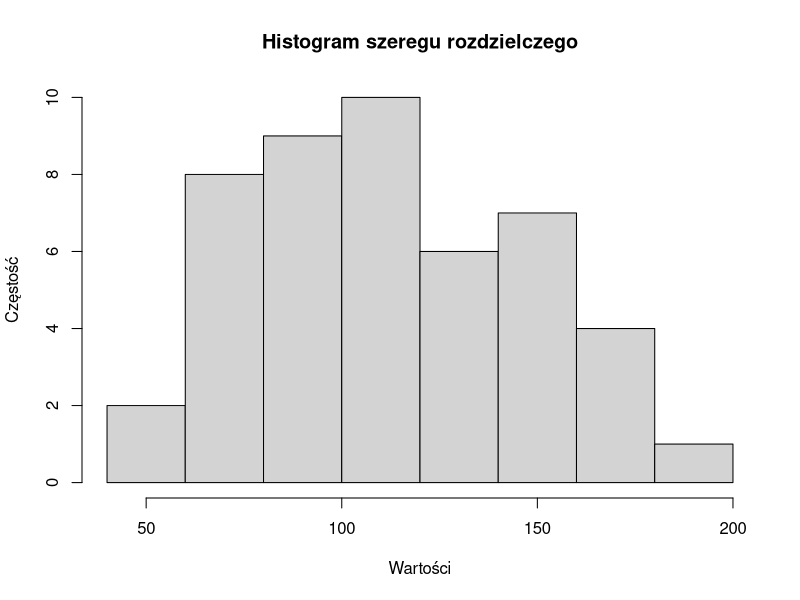
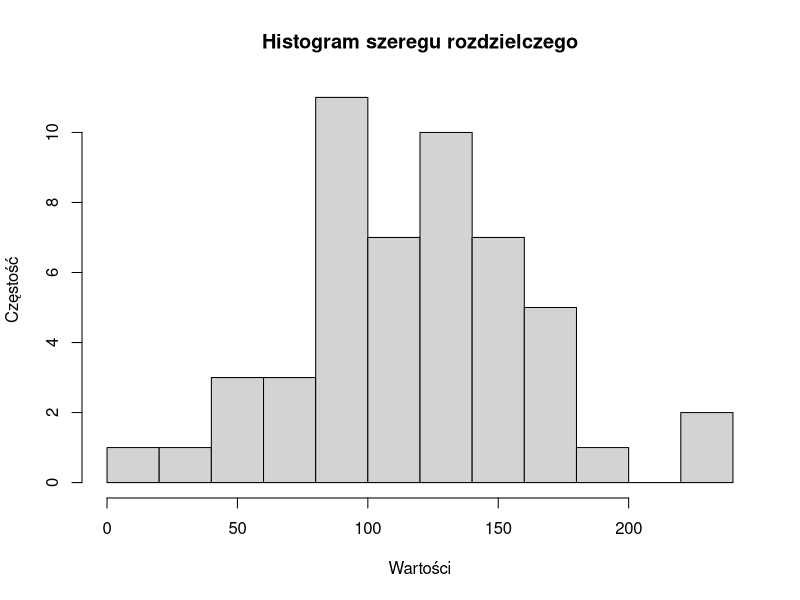

Recreate these plots in R, in order.
wydatki_1 <- c(99, 150, 105, 137, 86, 94, 138, 89, 59, 167, 116, 115, 182, 78, 144, 121, 67, 121, 109, 145, 79, 173, 126, 149, 98, 96, 82, 75, 118, 106, 72, 45, 155, 97, 157, 63, 113, 170, 105, 71, 144, 68, 175, 116, 115, 137, 87)
wydatki_2 <- c(123, 108, 100, 127, 188, 71, 136, 76, 41, 176, 147, 57, 117, 179, 53, 86, 100, 117, 123, 138, 161, 116, 117, 89, 231, 137, 93, 151, 153, 78, 86, 82, 155, 89, 93, 31, 106, 141, 15, 225, 149, 114, 167, 88, 130, 167, 155, 82, 126, 129, 131)

wydatkiC <- c(wydatki_1, wydatki_2)

all_modes <- function(x)
{
tab <- table(x)
max_freq <- max(tab)
names(tab)[tab == max_freq]
}

zadanie_1a <- function(wektor) 
{
srednia <- mean(wektor)  
mediana <- median(wektor)
moda <- all_modes(wektor)
kwartyle <- quantile(wektor, probs = c(0.25, 0.75))

wariancja_obciazona <- sum((wektor - srednia)^2) / length(wektor)
odchylenie_standardowe_obciazone <- sqrt(wariancja_obciazona)
wariancja_nieobciazona <- var(wektor)
odchylenie_standardowe_nieobciazone <- sqrt(wariancja_nieobciazona)
odchylenie_przecietne_d1 <- sum(abs(wektor - srednia)) / length(wektor)
odchylenie_przecietne_od_mediany <- sum(abs(wektor - mediana)) / length(wektor)
odchylenie_cwiartkowe <- (kwartyle[2] - kwartyle[1]) 
wspolczynnik_zmiennosci_v <- (odchylenie_standardowe_obciazone / srednia) * 100
pozycyjny_wspolczynnik_zmiennosci_vq <- (odchylenie_cwiartkowe / mediana) * 100


skosnosc <- sum((wektor-srednia)^3)/ ( length(wektor) * odchylenie_standardowe_obciazone ^3)
kurtoza <- sum((wektor-srednia)^4)/ ( length(wektor) * odchylenie_standardowe_obciazone ^4)
eksces <- kurtoza -3

 
  return(list(srednia = srednia, mediana = mediana, moda = moda, kwartyle = kwartyle, wariancja_obciazona = wariancja_obciazona, odchylenie_standardowe_obciazone = odchylenie_standardowe_obciazone, wariancja_nieobciazona = wariancja_nieobciazona, odchylenie_standardowe_nieobciazone = odchylenie_standardowe_nieobciazone, odchylenie_przecietne_d1 = odchylenie_przecietne_d1, odchylenie_przecietne_od_mediany = odchylenie_przecietne_od_mediany, odchylenie_cwiartkowe = odchylenie_cwiartkowe, wspolczynnik_zmiennosci_v = wspolczynnik_zmiennosci_v, pozycyjny_wspolczynnik_zmiennosci_vq = pozycyjny_wspolczynnik_zmiennosci_vq, skosnosc = skosnosc, kurtoza = kurtoza, eksces = eksces))
}


getmode <- function(v) {
  uniqv <- unique(v)
  uniqv[which.max(tabulate(match(v, uniqv)))]
}


zadanie_1b <- function(dane)
{
  ilosc_klas = 8  
  dlugosc_klasy = (max(dane) - min(dane))/ilosc_klas
  klasy = hist(dane, breaks = ilosc_klas,main = "Histogram szeregu rozdzielczego", xlab = "Wartości", ylab = "Częstość")
  wartosci = rep(klasy$mids, times = klasy$counts)
  srednia = mean(wartosci)
  mediana = median(wartosci)
  moda = getmode(wartosci)
  kwartyle <- quantile(wartosci, probs = c(0.25, 0.5, 0.75))
  wariancja_obciazona <- sum((wartosci-srednia)^2)/length(wartosci)
  wariancja_nieobciazona = var(wartosci)
  odchylenie_standardowe_obciazone = sqrt(wariancja_obciazona)
  odchylenie_standardowe_nieobciazone = sqrt(wariancja_nieobciazona)
  odchylenie_przecietne_d1 = sum(abs(wartosci-srednia))/length(wartosci)
  odchylenie_przecietne_od_mediany = sum(abs(wartosci-mediana))/length(wartosci)
  odchylenie_cwiartkowe = kwartyle[3]-kwartyle[1]
  wspolczynik_zmiennosc_v1 = (odchylenie_standardowe_obciazone/srednia)*100
  pozycyjny_wspolczynik_zmiennosc_vq = (odchylenie_cwiartkowe/mediana)*100
  
  
  skosnosc <- sum((wartosci-srednia)^3)/(length(wartosci)*odchylenie_standardowe_obciazone^3)
  
  kurtoza <- sum((wartosci-srednia)^4)/(length(wartosci)*odchylenie_standardowe_obciazone^4)
  eksces = kurtoza -3
  
  return(list(srednia = srednia, mediana = mediana, moda = moda, kwartyle = kwartyle, wariancja_obciazona = wariancja_obciazona, odchylenie_standardowe_obciazone = odchylenie_standardowe_obciazone, wariancja_nieobciazona = wariancja_nieobciazona, odchylenie_standardowe_nieobciazone = odchylenie_standardowe_nieobciazone, odchylenie_przecietne_d1 = odchylenie_przecietne_d1, odchylenie_przecietne_od_mediany = odchylenie_przecietne_od_mediany, odchylenie_cwiartkowe = odchylenie_cwiartkowe, wspolczynnik_zmiennosci_v = wspolczynik_zmiennosc_v1 , pozycyjny_wspolczynnik_zmiennosci_vq =pozycyjny_wspolczynik_zmiennosc_vq , skosnosc = skosnosc, kurtoza = kurtoza, eksces = eksces))
  
}


zadanie2 <- function(data)
{
  data <- sort(data)
  n <- length(data)
  if(length(data) == 47)
    { k <- 0.1292 }
  else if(length(data) == 51)
    { k <- 0.1241 }
  p <- pnorm((data - mean(data))/sd(data))
  Dplus <- max(seq(1:n)/n - p)
  Dminus <- max(p - (seq(1:n) - 1)/n)
  d <- max(Dplus, Dminus)
  if(d < k)
    { cat("Wydatki na jedna osobe na wyroby drogeryjne w sieci Rossmann maja rozklad normalny.\n") } 
  else
    { cat("Wydatki na jedna osobe na wyroby drogeryjne w sieci Rossmann nie maja rozkladu normalnego.\n") }
}


zadanie3 <- function(dane, mu, alfa) {
  n <- length(dane)
  s <- sd(dane)
  średnia <- mean(dane)
  t_wartość <- (średnia - mu) / (s / sqrt(n))
  stopnie_swobody <- n - 1
  krytyczna <- qt(1 - alfa / 2, df = stopnie_swobody)
  
  cat("Wartość t-testu:", t_wartość, "\n")
  cat("Wartość krytyczna:", krytyczna, "\n")
  
  if (abs(t_wartość) > krytyczna) {
    cat("Odrzucamy hipotezę zerową - istnieje istotna różnica między średnią próbkową a wartością", mu, "\n")
  } else {
    cat("Nie ma podstaw do odrzucenia hipotezy zerowej - brak istotnej różnicy między średnią próbkową a wartością", mu, "\n")
  }
}

zadanie4 <- function(dane, alfa, sigma0) {
  n <- length(dane)
  S2 <- var(dane)
  X2 <- (n * S2) / (sigma0^2)
  krytyczny_lewo <- qchisq(alfa/2, df = n-1)
  krytyczny_prawo <- qchisq(1 - alfa/2, df = n-1)
  
  cat("Wartość statystyki Chi-kwadrat:", X2, "\n")
  cat("Przedział krytyczny (lewostronny): (-∞, ", krytyczny_lewo, ")\n")
  cat("Przedział krytyczny (prawostronny): (", krytyczny_prawo, ", ∞)\n")
  
  if (X2 > krytyczny_lewo & X2 < krytyczny_prawo) {
      cat("Nie ma podstaw do odrzucenia hipotezy zerowej. Odchylenie jest równe", sigma0, "\n")
  } else {
      cat("Odrzucamy hipotezę zerową na rzecz hipotezy alternatywnej. Odchylenie jest różne od", sigma0, "\n")
  }
}


zadanie5 <- function(wydatki_1, wydatki_2){
  if (!is.numeric(wydatki_1) || !is.numeric(wydatki_2)) {
    stop("Argument `wydatki` musi być wektorem liczbowym.")
  }
  wynik_testu <- var.test(wydatki_1, wydatki_2)
  p_wartosc <- wynik_testu$p.value
  poziom_ufnosci <- 0.05

  if (p_wartosc > poziom_ufnosci) {
    # Wariancje równe
    # Test t-Studenta
    print(t.test(wydatki_1, wydatki_2, mu = mean(wydatki_2), alternative = "greater", conf.level = 0.95))
  } else {
    # Wariancje różne
    # test corchana coxa
    print(t.test(wydatki_1, wydatki_2, var.equal = FALSE, alternative = "greater", conf.level = 0.95))
  }
}

print("Zadanie 1 wyniki: ")
a = zadanie_1b(wydatki_1)
b = zadanie_1b(wydatki_2)
c = zadanie_1a(wydatki_1)
d = zadanie_1a(wydatki_2)

print(c)
print(d)
print(a)
print(b)


print("Zadanie 2 wyniki: ")
zadanie2(wydatki_1)
zadanie2(wydatki_2)

print("Zadanie 3 wyniki: ")
alfa <- 0.05
mu <- 119

print(zadanie3(wydatki_1, mu, alfa))

print("Zadanie 4 wyniki:  ")
alfa <- 0.05
sigma0 <- 41

print(zadanie4(wydatki_2, alfa, sigma0))


print("Zadanie 5 wyniki: ")
wynik_zad_5 <- zadanie5(wydatki_1, wydatki_2)
print(wynik_zad_5)

p_value <- wynik_zad_5$p.value

if (p_value < 0.05) {
  print("Można stwierdzić, że średnie miesięczne wydatki na wyroby drogeryjne w pierwszym punkcie są większe niż w drugim punkcie z poziomem istotności 0.05.")
} else {
  print("Brak wystarczających dowodów, aby stwierdzić, że średnie miesięczne wydatki na wyroby drogeryjne w pierwszym punkcie są większe niż w drugim punkcie z poziomem istotności 0.05.")
}
